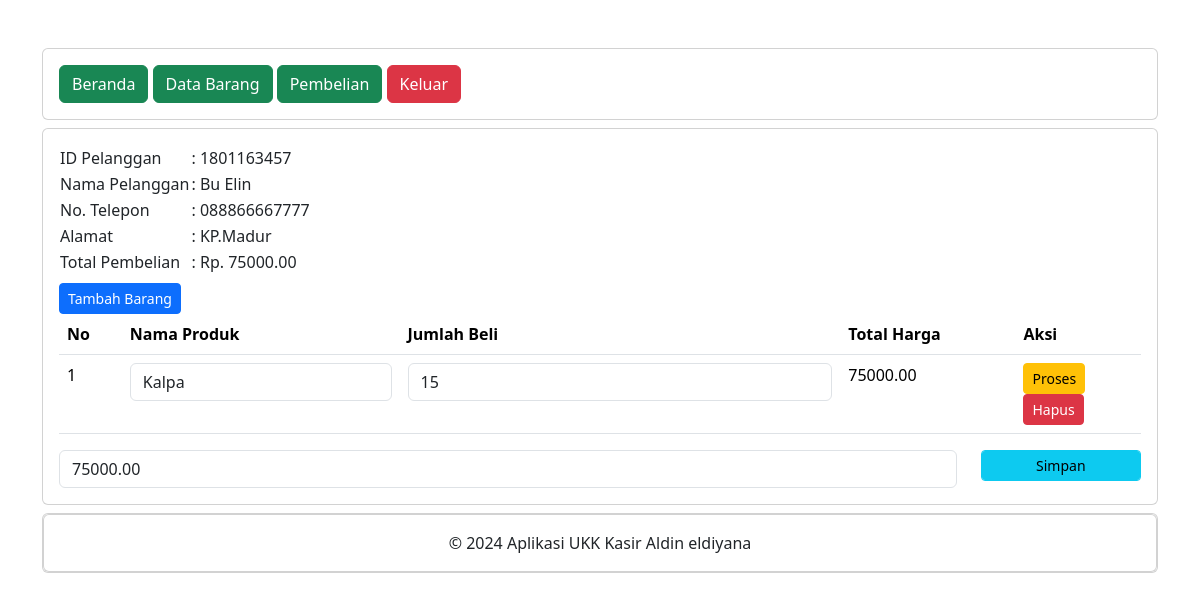
The app's page /petugas/detail_pembelian.php?PelangganID=1801163457 (signed in) with its own data.
### tables this page shows
CREATE TABLE `penjualan` (
  `PenjualanID` int(11) NOT NULL,
  `TanggalPenjualan` date NOT NULL,
  `TotalHarga` decimal(10,2) NOT NULL,
  `PelangganID` int(11) NOT NULL
);

CREATE TABLE `pelanggan` (
  `PelangganID` int(11) NOT NULL,
  `NamaPelanggan` varchar(255) NOT NULL,
  `Alamat` text NOT NULL,
  `NomorTelepon` varchar(15) NOT NULL
);

CREATE TABLE `detailpenjualan` (
  `DetailID` int(11) NOT NULL,
  `PenjualanID` int(11) NOT NULL,
  `ProdukID` int(11) NOT NULL,
  `JumlahProduk` int(11) NOT NULL,
  `Subtotal` decimal(10,2) NOT NULL
);

CREATE TABLE `produk` (
  `ProdukID` int(11) NOT NULL,
  `NamaProduk` varchar(255) NOT NULL,
  `Harga` decimal(10,2) NOT NULL,
  `Stok` int(11) NOT NULL
);

### petugas/detail_pembelian.php (the view, shortened to what this page needs)
<?php
include "header.php";
include "navbar.php";
?>
<div class="card mt-2">
	<div class="card-body">
		<?php
		include '../koneksi.php';
		$PelangganID = $_GET['PelangganID'];
		$data = mysqli_query($koneksi,"SELECT * FROM pelanggan INNER JOIN penjualan ON pelanggan.PelangganID=penjualan.PelangganID");
		while($d = mysqli_fetch_array($data)){
			?>
			<?php if ($d['PelangganID'] == $PelangganID) { ?>
				<table>
					<tr>
						<td>ID Pelanggan</td>
						<td>: <?php echo $d['PelangganID']; ?></td>
					</tr>
					<tr>
						<td>Nama Pelanggan</td>
						<td>: <?php echo $d['NamaPelanggan']; ?></td>
					</tr>
					<tr>
						<td>No. Telepon</td>
						<td>: <?php echo $d['NomorTelepon']; ?></td>
					</tr>
					<tr>
						<td>Alamat</td>
						<td>: <?php echo $d['Alamat']; ?></td>
					</tr>
					<tr>
						<td>Total Pembelian</td>
						<td>: Rp. <?php echo $d['TotalHarga']; ?></td>
					</tr>
				</table>
				<form method="post" action="tambah_detail_penjualan.php">
					<button type="submit" class="btn btn-primary btn-sm mt-2">
						Tambah Barang
					</button>
				</form>
				<table class="table">
					<thead>
						<tr>
							<th>No</th>
							<th>Nama Produk</th>
							<th>Jumlah Beli</th>
							<th>Total Harga</th>
							<th>Aksi</th>
						</tr>
					</thead>
					<tbody>
						<?php
						include '../koneksi.php';
						$nos = 1;
						$detailpenjualan = mysqli_query($koneksi,"SELECT * FROM detailpenjualan");
						while($d_detailpenjualan = mysqli_fetch_array($detailpenjualan)){
							?>
							<?php
							if ($d_detailpenjualan['PenjualanID'] == $d['PenjualanID']) { ?>
								<tr>
									<td><?php echo $nos++; ?></td>
									<td>
										<form action="simpan_barang_beli.php" method="post">
											<div class="form-group">
												<select name="ProdukID" class="form-control" onchange="this.form.submit()">
													<?php
													include '../koneksi.php';
													$produk = mysqli_query($koneksi,"SELECT * FROM produk");
													while($d_produk = mysqli_fetch_array($produk)){
														?>
														<option value="<?php echo $d_produk['ProdukID']; ?>" <?php if ($d_produk['ProdukID']==$d_detailpenjualan['ProdukID']) { echo "selected"; } ?>><?php echo $d_produk['NamaProduk']; ?></option>
													<?php } ?>
												</select>
											</div>
										</form>
									</td>
									<td>
										<form method="post" action="hitung_subtotal.php">
											<div class="form-group">
												<input type="number" name="JumlahProduk" value="<?php echo $d_detailpenjualan['JumlahProduk']; ?>" class="form-control">
											</div>
										</td>
										<td><?php echo $d_detailpenjualan['Subtotal']; ?></td>
										<td>
											<button type="submit" class="btn btn-warning btn-sm">Proses</button>
										<form method="post" action="hapus_detail_pembelian.php">
											<button type="submit" class="btn btn-danger btn-sm">Hapus</button>
										</form>
									</td>
								</tr>
							<?php } else {
								?>
								<?php
							}
						}
						?>
					</tbody>
				</table>
				<form method="post" action="simpan_total_harga.php">
					<?php
					include '../koneksi.php';
					$detailpenjualan = mysqli_query($koneksi, "SELECT SUM(Subtotal) AS TotalHarga FROM detailpenjualan WHERE 	PenjualanID='$d[PenjualanID]'");
					$row = mysqli_fetch_assoc($detailpenjualan);
					$sum = $row['TotalHarga'];
					?>
					<div class="row">
						<div class="col-sm-10">
							<div class="form-group">
								<input type="text" class="form-control" name="TotalHarga" value="<?php echo $sum; ?>">
							</div>
						</div>
						<div class="col-sm-2">
							<div class="form-group">
								<button class="btn btn-info btn-sm form-control" type="submit">Simpan</button>
							</div>
						</div>
					</div>
				</form>
			<?php } else { ?>
				<?php
			}
		}
		?>
	</div>
</div>
<?php
include "footer.php";
?>

### records on screen
penjualan: PelangganID "1801163457", PelangganID.NamaPelanggan "Bu Elin", PelangganID.NomorTelepon "088866667777", PelangganID.Alamat "KP.Madur", TotalHarga "75000.00"
detailpenjualan: ProdukID "Kalpa", JumlahProduk "15", Subtotal "75000.00"
